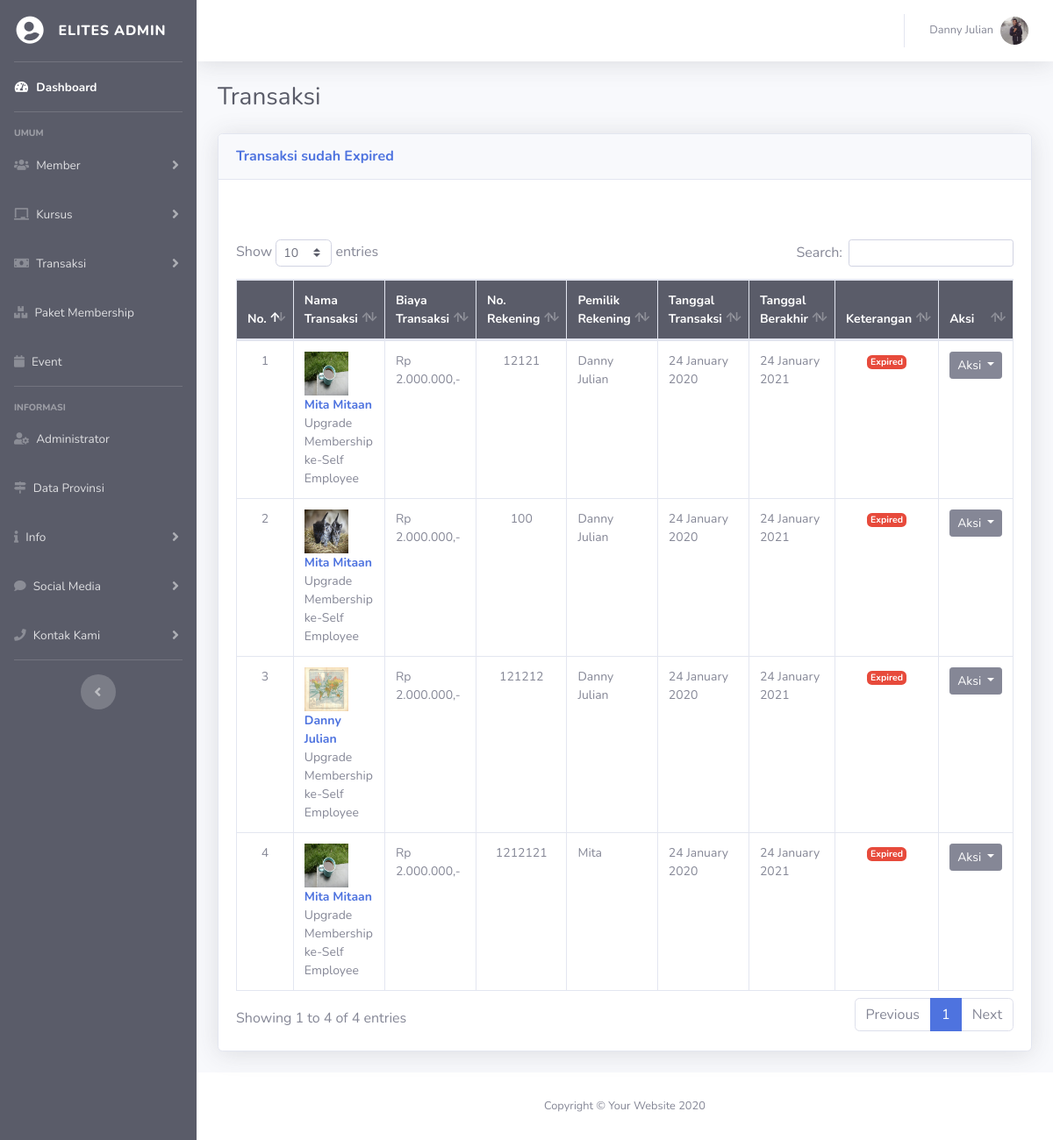
/elit-admin/index.php?hal=transaksi-data&mau=expired (signed in), run on the app's committed database.
### tables this page shows
CREATE TABLE `user` (
  `id_user` int(11) NOT NULL,
  `nama_user` varchar(50) NOT NULL,
  `alamat` text NOT NULL,
  `tgl_lahir` date NOT NULL,
  `jenis_kelamin` varchar(15) NOT NULL,
  `no_hp` varchar(15) NOT NULL,
  `email` varchar(50) NOT NULL,
  `password` varchar(15) NOT NULL,
  `foto` varchar(100) NOT NULL,
  `hak_akses` varchar(15) NOT NULL,
  `status` varchar(15) NOT NULL,
  `setuju` varchar(5) NOT NULL
);

CREATE TABLE `transaksi` (
  `id_transaksi` int(11) NOT NULL,
  `nama_transaksi` varchar(50) NOT NULL,
  `no_rek` varchar(50) NOT NULL,
  `nama_rekening` varchar(50) NOT NULL,
  `tgl_transaksi` date NOT NULL,
  `id_paket` int(11) DEFAULT NULL,
  `id_event` int(11) DEFAULT NULL,
  `id_user` int(11) DEFAULT NULL,
  `biaya_transaksi` double NOT NULL,
  `keterangan` varchar(25) NOT NULL,
  `baca_admin` varchar(20) NOT NULL,
  `baca_member` varchar(20) NOT NULL,
  `foto_struk` varchar(100) DEFAULT NULL,
  `tgl_berakhir` date DEFAULT NULL
);

### elit-admin/fungsi/fungsian.php (called while the page is built, shortened)
<?php
    function formatRupiah($angka)
    {
        $isi = number_format($angka, 0, ".", ".");
        return $isi;
    }
    function tglBalik($tgl)
    {
        $hasil = date("d F Y", strtotime($tgl));
        return $hasil;
    }
    function loncengNotif($a)
    {
        if ($a==0)
        {
            $isi = "";
        }
        return $isi;
    }
?>

### fungsional/data/isiData.php (called while the page is built, shortened)
<?php
    class isiData extends konfigurasi
    {
        public function perulanganData($q)
        {
            while ($a = mysqli_fetch_array($q))
            {
                $isi[]=$a;
            }
            return $isi;
        }
        public function hitungData($q)
        {
            $hitung = mysqli_num_rows($q);
            return $hitung;
        }
        public function eksekusiSQL($sqlnya)
        {
            $sambungannya=parent::sambungkan();
            $que = mysqli_query($sambungannya, $sqlnya);
            return $que;
        }
        public function tampilId($nama_tabel, $id, $val)
        {
            $sql = "SELECT *FROM $nama_tabel WHERE $id = '$val'";
            $que = $this->eksekusiSQL($sql);
            $kondisi = $this->perulanganData($que);
            return $kondisi;
        }
    }
?>

### elit-admin/fungsi/akun.php (called while the page is built, shortened)
<?php
    if (!empty($admin))
    {
        $tampil = $isi->tampilId("user", "id_user", "$admin");
        foreach ($tampil as $key)
        {
            $namauser = $key['nama_user'];
            $foto     = $key['foto'];
            if ($foto=='Kosong')
            {
                $gambarLogin = "../img/nofoto.png";
            }
            else
            {
                $gambarLogin="../foto/$foto";
            }
        }
    }
?>

### elit-admin/halaman/transaksi-data.php (the view, shortened to what this page needs)
<?php
   $mau = @$_GET['mau'];
   if ($mau=="belumproses")
   {
       $kondisi = "WHERE keterangan='Sedang diproses'";
       $headJudul = "Transaksi belum diproses";
   }
   elseif($mau=="sudahproses")
   {
       $kondisi = "WHERE keterangan='Ok'";
       $headJudul = "Transaksi sudah diproses";
   }
   elseif($mau=="expired")
   {
       $kondisi = "WHERE keterangan='Expired'";
       $headJudul = "Transaksi sudah Expired";
   }
   else
   {
       $kondisi ="";
       $headJudul = "Semua Data Transaksi";
   }
?>
<div class="container-fluid">
    <div class="d-sm-flex align-items-center justify-content-between mb-4">
        <h1 class="h3 mb-0 text-gray-800">Transaksi</h1>
    </div>
    <div class="row">
        <div class="col-xl-12">
            <div class="card shadow mb-4">
                <div class="card-header py-3 d-flex flex-row align-items-center justify-content-between">
                    <h6 class="m-0 font-weight-bold text-primary"><?php echo $headJudul; ?></h6>
                </div>
                <div class="card-body">
                   <br><br>
                    <?php
                       $perintah = $isi->eksekusiSQl("SELECT *FROM
                                                      transaksi
                                                      INNER JOIN user ON
                                                               transaksi.id_user = user.id_user
                                                               $kondisi
                                                      ORDER BY id_transaksi DESC
                                                      ");
                       $hitung   = $isi->hitungData($perintah);
                       if ($hitung==0)
                       {
                           pesanKosong();
                       }
                       else
                       {
                          echo
                          "
                          <div class='table-responsive'>
                               <table class='table table-bordered table-hover' id='dataTable' width='100%' cellspacing='0' style='font-size:14px;'>
                                   <thead class='bg-dark text-white'>
                                       <tr>
                                           <th>No.</th>
                                           <th>Nama Transaksi</th>
                                           <th>Biaya Transaksi</th>
                                           <th>No. Rekening</th>
                                           <th>Pemilik Rekening</th>
                                           <th>Tanggal Transaksi</th>
                                           <th>Tanggal Berakhir</th>
                                           <th>Keterangan</th>
                                           <th>Aksi</th>
                                       </tr>
                                   </thead>
                                   <tbody class='table-striped'>
                           ";
                          $no=1;
                          foreach ($perintah as $key)
                          {
                              $namatrans = $key['nama_transaksi'];
                              $harga     = $key['biaya_transaksi'];
                              $norek     = $key['no_rek'];
                              $narek     = $key['nama_rekening'];
                              $tgl       = $key['tgl_transaksi'];
                              $iduser    = $key['id_user'];
                              $nmuser    = $key['nama_user'];
                              $foto      = $key['foto_struk'];
                              $idpaket   = $key['id_paket'];
                              $idevent   = $key['id_event'];
                              $ket       = $key['keterangan'];
                              $idtrans   = $key['id_transaksi'];
                              $masa_aktif= $key['tgl_berakhir'];
                              if ($masa_aktif==NULL)
                              {
                                  $ketGl = "Tidak ada";
                              }
                              else
                              {
                                  $ketGl = tglBalik($masa_aktif);
                              }
                              if ($idevent==NULL)
                              {
                                  $idev = "Kosong";
                              }
                              else
                              {
                                  $idev = $idevent;
                              }
                              if ($foto=='Kosong')
                               {
                                   $gambar = "<img class='rounded-circle' src='../img/nofoto.png' width='50' height='50'>";
                               }
                               else
                               {
                                   $tujuan = "../foto/struk/$foto";
                                   $gambar =
                                   "   <a data-fancybox='gallery$nmuser' href='$tujuan' data-caption='$nmuser - $namatrans'>
                                           <img src='$tujuan' width='50' height='50'>
                                       </a>
                                   ";
                               }
                               if ($idpaket==NULL)
                              {
                                 $idT = $idevent;
                                 $ingin='event';
                              }
                              else
                              {
                                  $idT = $idpaket;
                                  $ingin='paket';
                              }
                              if ($ket=="Ok")
                              {
                                  $isiKet="<span class='badge badge-success'>$ket</span>";
                                  $linkOK = "";
                              }
                              elseif($ket=='Sedang diproses')
                              {
                                  $isiKet="<span class='badge badge-warning'>$ket</span>";
                                  $linkOK="<a class='dropdown-item bg-success text-white' href='?hal=transaksi-respon&id=$idtrans&mau=ok&ingin=$ingin&idt=$idT&idev=$idev&idus=$iduser'>Ok</a>";
                              }
                              else
                              {
                                   $linkOK = "";
                                  $isiKet="<span class='badge badge-danger'>$ket</span>";
                              }
                              $tanggal   = date("d F Y", strtotime($tgl));
                              $biaya = "Rp ".formatRupiah($harga).",-";
                              echo
                              "
                                  <tr>
                                      <td align='center'>$no</td>
                                      <td>
                                       $gambar <b><a href='?hal=member-data&idm=$iduser'>$nmuser</a></b> <br>
                                       $namatrans
                                      </td>
                                      <td>$biaya</td>
                                      <td>
                                          <center>
                                              $norek
                                          </center>
                                      </td>
                                      <td>$narek</td>
                                      <td>$tanggal</td>
                                      <td>$ketGl</td>
                                      <td>
                                          <center>
                                              $isiKet
                                          </center>
                                      </td>
                                      <td>
                                           <center>
                                               <div class='btn-group' role='group'>
                                                   <button id='aksi' type='button' class='btn btn-secondary btn-sm dropdown-toggle' data-toggle='dropdown' aria-haspopup='true' aria-expanded='false'>
                                                   Aksi
                                                   </button>
                                                   <div class='dropdown-menu' aria-labelledby='aksi'>
                                                      $linkOK
                                                       <a class='dropdown-item bg-danger text-white' href='?hal=transaksi-respon&id=$idtrans&mau=hapus&f=$foto&ingin=$ingin&idu=$iduser'>Hapus</a>
                                                   </div>
                                               </div>
                                           </center>
                                      </td>
                                  </tr>
                              ";
                              $no++;
                          }
                           echo
                           "
                                   </tbody>
                               </table>
                           </div>
                          ";
                       }
                   ?>
                </div>
            </div>
        </div>
    </div>
</div>

### elit-admin/fungsi/menu-atas.php (shortened to what this page needs)
<nav class="navbar navbar-expand navbar-light bg-white topbar mb-4 static-top shadow">
<ul class="navbar-nav ml-auto">
  <li class="nav-item dropdown no-arrow">
    <a class="nav-link dropdown-toggle" href="#" id="userDropdown" role="button" data-toggle="dropdown" aria-haspopup="true" aria-expanded="false">
      <span class="mr-2 d-none d-lg-inline text-gray-600 small"><?php echo $namauser; ?></span>
      <img class="img-profile rounded-circle" src="<?php echo $gambarLogin; ?>">
    </a>
  </li>
</ul>
</nav>

### data on the page
user: nama_user "Danny Julian", foto (picture)
transaksi: foto_struk (picture), id_user.nama_user "Mita Mitaan", nama_transaksi "Upgrade Membership ke-Self Employee", biaya_transaksi "Rp 2.000.000,-", no_rek "12121", nama_rekening "Danny Julian", tanggal "24 January 2020", tgl_berakhir "24 January 2021", keterangan "Expired"
transaksi: foto_struk (picture), id_user.nama_user "Mita Mitaan", nama_transaksi "Upgrade Membership ke-Self Employee", biaya_transaksi "Rp 2.000.000,-", no_rek "100", nama_rekening "Danny Julian", tanggal "24 January 2020", tgl_berakhir "24 January 2021", keterangan "Expired"
transaksi: foto_struk (picture), id_user.nama_user "Danny Julian", nama_transaksi "Upgrade Membership ke-Self Employee", biaya_transaksi "Rp 2.000.000,-", no_rek "121212", nama_rekening "Danny Julian", tanggal "24 January 2020", tgl_berakhir "24 January 2021", keterangan "Expired"
transaksi: foto_struk (picture), id_user.nama_user "Mita Mitaan", nama_transaksi "Upgrade Membership ke-Self Employee", biaya_transaksi "Rp 2.000.000,-", no_rek "1212121", nama_rekening "Mita", tanggal "24 January 2020", tgl_berakhir "24 January 2021", keterangan "Expired"

### other printed values
$headJudul "Transaksi sudah Expired"
